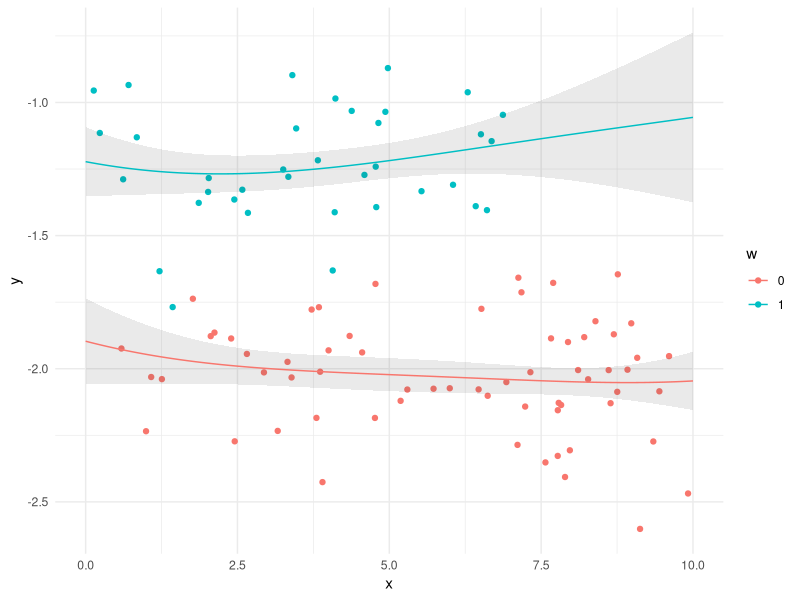

R code for this plot:
setwd(paste0(Sys.getenv("HOME"), "/Interventions/"))
library(ggplot2)

set.seed(1)
N_obs <- 100
x_max <- 10
x <- sort(runif(N_obs, 0, x_max))
y <- rnorm(N_obs, mean=3, sd=0.2)
# plot(x, y)
w_prob <- rep(0.5, N_obs)
w_prob[x > 3 & x < 8] <- 0.01
w <- rbinom(N_obs, 1, w_prob)
# w <- rbinom(N_obs, 1, 0.5)

treat_effect <- 0.75
y_obs <- rnorm(N_obs, mean=3 + w*treat_effect, sd=0.2)

obs_df <- data.frame(x=x, y=y_obs, w=as.factor(w))

p <- ggplot(obs_df) + geom_point(aes(x=x, y=y, col=w))
# print(p)


#define a GP
lambda <- 20
sigma <- 2
rho <- sigma^2 * 0.9

k <- function(x1, x2, w1, w2){
  d <- sum((x1 - x2)^2)
  corr <- rho + (sigma^2 - rho) * (w1 == w2)
  return(corr * exp(- d / lambda^2))
}

K <- matrix(NA, N_obs, N_obs)
for(i in 1:N_obs){
  for(j in 1:N_obs){
    K[i, j] <- k(x[i], x[j], w[i], w[j])
  }
}

N_pred <- 500
x_pred <- seq(0, x_max, length.out = N_pred)
x_pred <- rep(x_pred, 2)
w_pred <- rep(0:1, each=N_pred)
N_pred <- N_pred * 2

K_pred <- matrix(NA, N_pred, N_obs)
for(i in 1:N_pred){
  for(j in 1:N_obs){
    K_pred[i, j] <- k(x_pred[i], x[j], w_pred[i], w[j])
  }
}

lambda_GP <- 0.001
y_pred <- K_pred %*% solve(K + lambda_GP * diag(N_obs), y_obs)

pred_df <- data.frame(x=x_pred, y=y_pred, w=as.factor(w_pred))

p <- p + geom_line(data=pred_df, aes(x=x, y=y, col=w)) + theme_minimal()

# print(p)


#######
w_prob <- rep(0.5, N_obs)
w_prob[x > 7] <- 0.01
w <- rbinom(N_obs, 1, w_prob)
# w <- rbinom(N_obs, 1, 0.5)

treat_effect <- 0.75
y_obs <- rnorm(N_obs, mean= -2  + w*treat_effect, sd=0.2)

obs_df <- data.frame(x=x, y=y_obs, w=as.factor(w))

p <- ggplot(obs_df) + geom_point(aes(x=x, y=y, col=w))
# print(p)


#define a GP
lambda <- 10
sigma <- 1
rho <- sigma^2 * 0.5
k <- function(x1, x2, w1, w2){
  d <- sum((x1 - x2)^2)
  corr <- rho + (sigma^2 - rho) * (w1 == w2)
  return(corr * exp(- d / lambda^2))
}

K <- matrix(NA, N_obs, N_obs)
for(i in 1:N_obs){
  for(j in 1:N_obs){
    K[i, j] <- k(x[i], x[j], w[i], w[j])
  }
}

N_pred <- 200
x_pred <- seq(0, x_max, length.out = N_pred)
x_pred <- rep(x_pred, 2)
w_pred <- rep(0:1, each=N_pred)
N_pred <- N_pred * 2

K_pred <- matrix(NA, N_pred, N_obs)
for(i in 1:N_pred){
  for(j in 1:N_obs){
    K_pred[i, j] <- k(x_pred[i], x[j], w_pred[i], w[j])
  }
}

K_pred_pred <- matrix(NA, N_pred, N_pred)
for(i in 1:N_pred){
  for(j in 1:N_pred){
    K_pred_pred[i, j] <- k(x_pred[i], x_pred[j], w_pred[i], w_pred[j])
  }
}


lambda_GP <- 0.1
y_pred <- K_pred %*% solve(K + lambda_GP * diag(N_obs), y_obs)
y_var <- sqrt(diag(K_pred_pred - K_pred %*% solve(K + lambda_GP * diag(N_obs), t(K_pred))))


pred_df <- data.frame(x=x_pred, y=y_pred, w=as.factor(w_pred), ymin=y_pred - y_var,
                      ymax=y_pred+y_var)

p <- p + geom_ribbon(data=pred_df, aes(x=x, ymin=ymin, ymax=ymax, group=w), alpha=0.1) + 
  geom_line(data=pred_df, aes(x=x, y=y, col=w)) + theme_minimal()
  
print(p)


